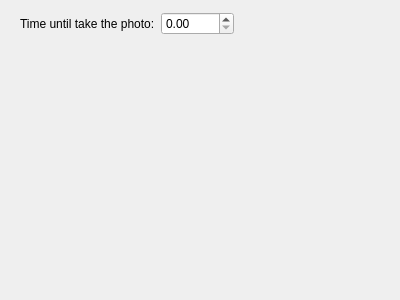
<?xml version="1.0" encoding="UTF-8"?>
<ui version="4.0">
 <class>pictureConfigWidget</class>
 <widget class="QWidget" name="pictureConfigWidget">
  <property name="geometry">
   <rect>
    <x>0</x>
    <y>0</y>
    <width>400</width>
    <height>300</height>
   </rect>
  </property>
  <property name="windowTitle">
   <string>Form</string>
  </property>
  <widget class="QWidget" name="">
   <property name="geometry">
    <rect>
     <x>20</x>
     <y>10</y>
     <width>214</width>
     <height>27</height>
    </rect>
   </property>
   <layout class="QHBoxLayout" name="horizontalLayout">
    <item>
     <widget class="QLabel" name="label">
      <property name="text">
       <string>Time until take the photo:</string>
      </property>
     </widget>
    </item>
    <item>
     <widget class="QDoubleSpinBox" name="kcfg_photoTime"/>
    </item>
   </layout>
  </widget>
 </widget>
 <resources/>
 <connections/>
</ui>
